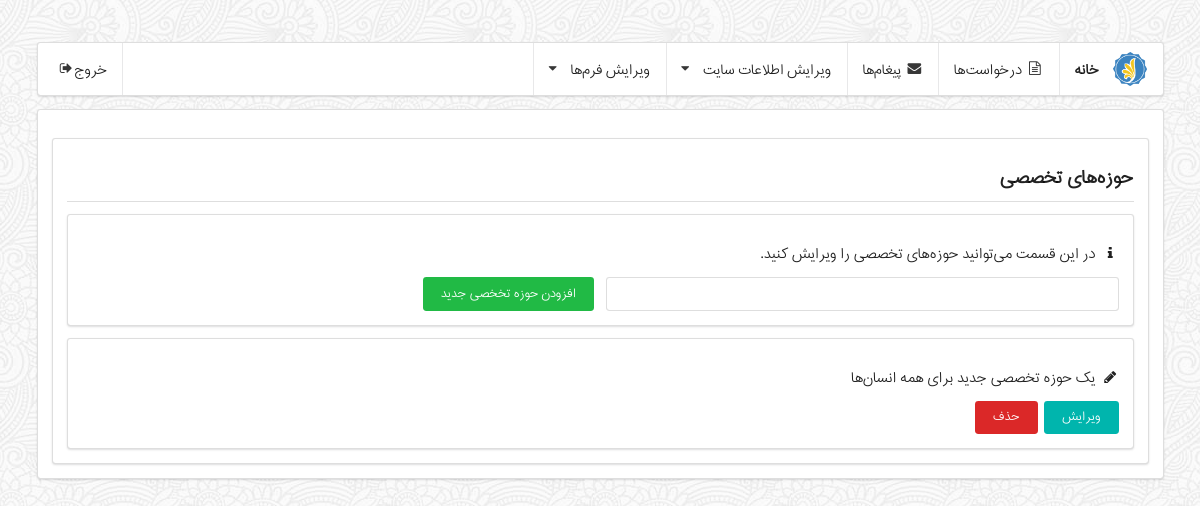
Page /manager/fields/ (signed in) on the earlier database version.
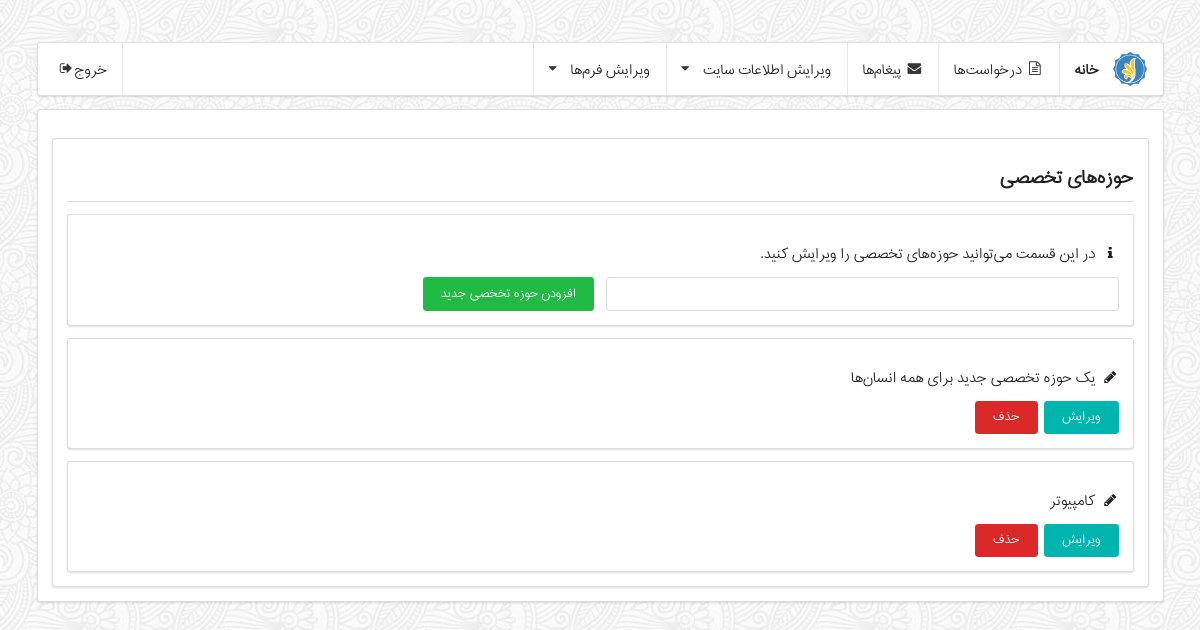
Same page on the later database version.
### users/models.py (models this page shows, shortened)
class Field(models.Model):
    class Meta:
        verbose_name = _('Field')
        verbose_name_plural = _('Fields')
    title = models.CharField(
        _('Title'),
        max_length=200,
    )

### manager/views.py (the view, shortened to what this page needs)
# urls.py: url(r'fields/$', 'manager.views.fields'),
@user_passes_test(is_manager, login_url='/manager/login/', redirect_field_name=None)
@login_required(login_url='/manager/')
def fields(request):
    if request.method == "GET":
        form = FieldForm()
        return render(request, 'manager/manager-dashboard-fields.html', {
            'form': form,
            'fields': Field.objects.all()
        })

### manager/forms.py
class FieldForm(forms.ModelForm):
    class Meta:
        model = Field
        fields = ['title']

### manager/views.py (called while the page is built)
def is_manager(user):
    if user.is_superuser:
        return True
    else:
        return False

### templates/manager/manager-dashboard-fields.html (shortened to what this page needs)
{% extends 'manager/manager-base.html' %}
{% load filters %}
{% load staticfiles %}
{% block segment %}
    <div class="ui segment">
        <div class="ui dividing header">
            حوزه‌های تخصصی
        </div>
        <div class="ui segment">
            <p><i class="info icon"></i>
                در این قسمت می‌توانید حوزه‌های تخصصی را ویرایش کنید.
            </p>
            <form method="POST" action="/manager/fields/" class="ui form">
                <div class="two fields">
                    <div class="ui input field">
                        {{ form.title }}
                    </div>
                    <div class="ui input field">
                        <button class="ui green button" type="submit">
                        افزودن حوزه تخخصی جدید
                    </button>
                    </div>
                </div>
            </form>
        </div>
        {% for field in fields %}
            <div class="ui segment">
                <p><i class="write  icon"></i>
                    {{ field.title }}
                </p>
                <a class="ui teal button" href="/manager/fields/edit/{{ field.id }}/">
                    ویرایش
                </a>
                <a class="ui red button" href="/manager/fields/delete/{{ field.id }}/">
                    حذف
                </a>
            </div>
        {% endfor %}
    </div>
{% endblock %}

Differences in the rows shown:
added Field: title "کامپیوتر"
